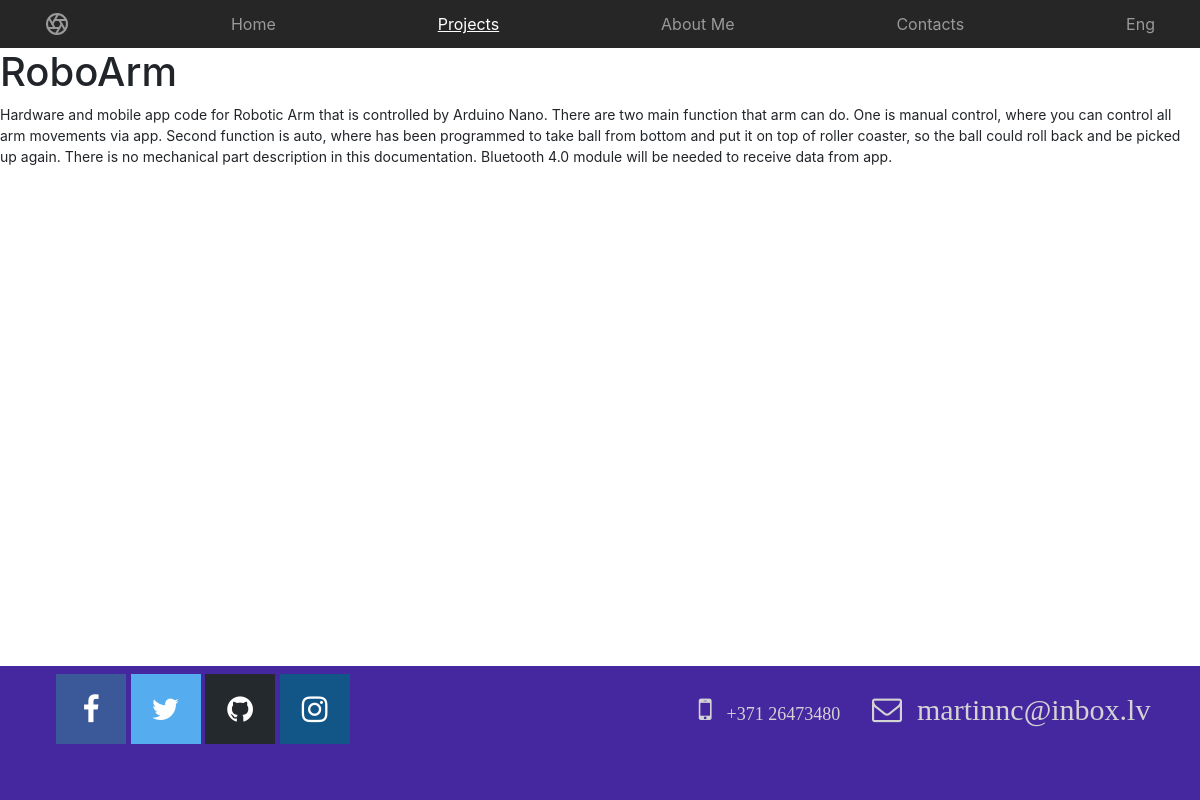
Screenshot of /projects/roboarm with the database file from the repository.
### tables this page shows
CREATE TABLE article (
    id INTEGER PRIMARY KEY AUTOINCREMENT,
    title TEXT,
    content TEXT,
    videoLink TEXT,
    urlExtension TEXT
);

### app.py (the view)
@app.route("/projects/<post>")
def page(post):
    conn = get_db_connection()
    cursor = conn.cursor()
    cursor.execute("SELECT * FROM article")
    cursor = cursor.fetchall()
    i = 0
    for x in cursor:
        i += 1
        print(i)
        if x['urlExtension'] == post:
            break
    return render_template("public/post.html", values=cursor[i-1])

### app.py (called while the page is built)
def get_db_connection():
    conn = sqlite3.connect('database.db')
    conn.row_factory = sqlite3.Row
    return conn

### templates/public/post.html
{% extends "layout.html" %}
{% set active_page = 'projects' %}
{% block content %}
<h1>{{values['title']}}</h1>
<p>{{values['content']}}</p>
{% endblock %}

### static/css/main.css (style rules this page uses)
body { overflow-x: hidden; }
p { font-size: 14px }

### rows the page displays
article: title "RoboArm", content "Hardware and mobile app code for Robotic Arm that is controlled by Arduino Nano. There are two main function that arm can do. One is manual control, where you can control all arm movements via app. Second function is auto, where has been programmed to take ball from bottom and put it on top of roller coaster, so the ball could roll back and be picked up again. There is no mechanical part description in this documentation. Bluetooth 4.0 module will be needed to receive data from app."
